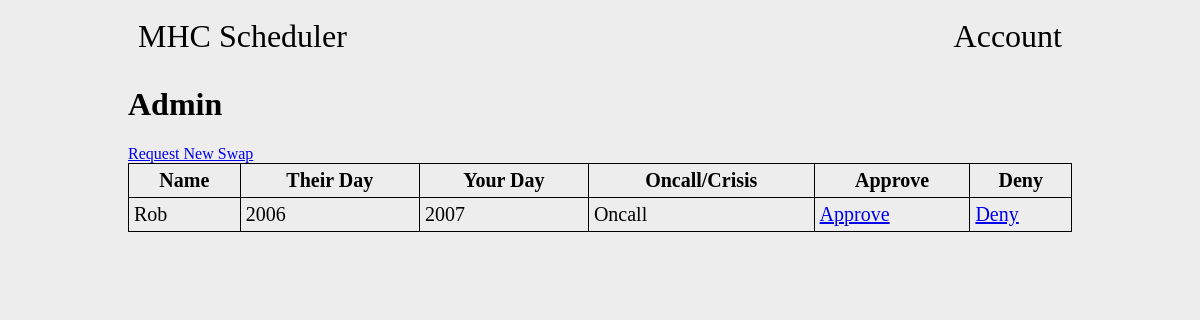
Screenshot of /account (signed in) with the database file from the repository.
### tables this page shows
CREATE TABLE requests (id INTEGER, day1 INTEGER, day2 INTEGER, approved bool, approved_by INTEGER, crisis bool, PRIMARY KEY(id), FOREIGN KEY (day1) REFERENCES days(id), FOREIGN KEY (day2) REFERENCES days(id), FOREIGN KEY (approved_by) REFERENCES people(id));

CREATE TABLE people (id INTEGER NOT NULL, name varchar(255) NOT NULL, days bit(5) NOT NULL, total_days tinyint NOT NULL, admin bool NOT NULL, diff int NOT NULL, password varchar(255), email varchar(255), number INTEGER, provider INTEGER, PRIMARY KEY (id));

CREATE TABLE days (id INTEGER NOT NULL, person_id INTEGER NOT NULL, date VARCHAR(255) NOT NULL, crisis_id INTEGER, PRIMARY KEY(id), FOREIGN KEY (person_id) REFERENCES people(id));

### app.py (the view)
@app.route("/account")
def account():
    if session.get("admin") != None:
        adminPerms = session['admin']
        personId = session['user_id']
        con = sqlite3.connect("main.db")
        con.row_factory = sqlite3.Row
        cur = con.cursor()
        cur.execute("SELECT requests.id, requests.crisis, d1.date AS day1Name, d2.date AS day2Name, people.name FROM requests JOIN days d1 ON requests.day1 = d1.id JOIN days d2 ON requests.day2 = d2.id JOIN people ON d1.person_id = people.id WHERE day2 IN (SELECT id FROM days WHERE person_id = ? OR crisis_id = ?) AND approved = 0;", (personId, personId))
        rows = cur.fetchall()
        daysData = [dict(row) for row in rows]
        con.close()
        if adminPerms == 1:
            return render_template('admin.html', days=daysData)
        else:
            return render_template('user.html', days=daysData)
    else:
        return redirect("/")

### app.py (called while the page is built)
@app.after_request
def add_header(response):
    response.headers["Cache-Control"] = "no-store, no-cache, must-revalidate, post-check=0, pre-check=0, max-age=0"
    response.headers["Pragma"] = "no-cache"
    response.headers["Expires"] = "0"
    return response

### templates/admin.html (shortened to what this page needs)
{% extends "base.html" %}
{% block body %}
<nav>
    <a href="./">MHC Scheduler</a>
    <a href="signin">Account</a>
</nav>
<main>
    <h1>Admin</h1>
    <a href="#">Request New Swap</a>
    <table>
        <tr>
            <th>Name</th>
            <th>Their Day</th>
            <th>Your Day</th>
            <th>Oncall/Crisis</th>
            <th>Approve</th>
            <th>Deny</th>
        </tr>
        {% for day in days %}
        <tr>
            <td>{{ day['name'] }}</td>
            <td>{{ day['day1Name'] }}</td>
            <td>{{ day['day2Name'] }}</td>
            {% if day['crisis'] == 0 %}
            <td>Oncall</td>
            {% else %}
            <td>Crisis</td>
            {% endif %}
            <td><a href="?approve={{ day['id'] }}">Approve</a></td>
            <td><a href="?deny={{ day['id'] }}">Deny</a></td>
        </tr>
        {% endfor %}
    </table>
</main>
{% endblock %}

### static/main.css (style rules this page uses)
body { background-color: rgb(237, 237, 237); padding: 0 10%; }
nav { color: black; font-size: 2rem; display: flex; flex-direction: row; justify-content: space-between; align-items: center; }
nav a { color: black; text-decoration: none; padding: 10px; }
table { width: 100%; }
th, td { padding: 5px; font-size: 1.25rem; }
table, th, td { border: 1px solid black; border-collapse: collapse; }

### rows the page displays
requests: name "Rob", day1Name "2006", day2Name "2007", crisis "Oncall"
